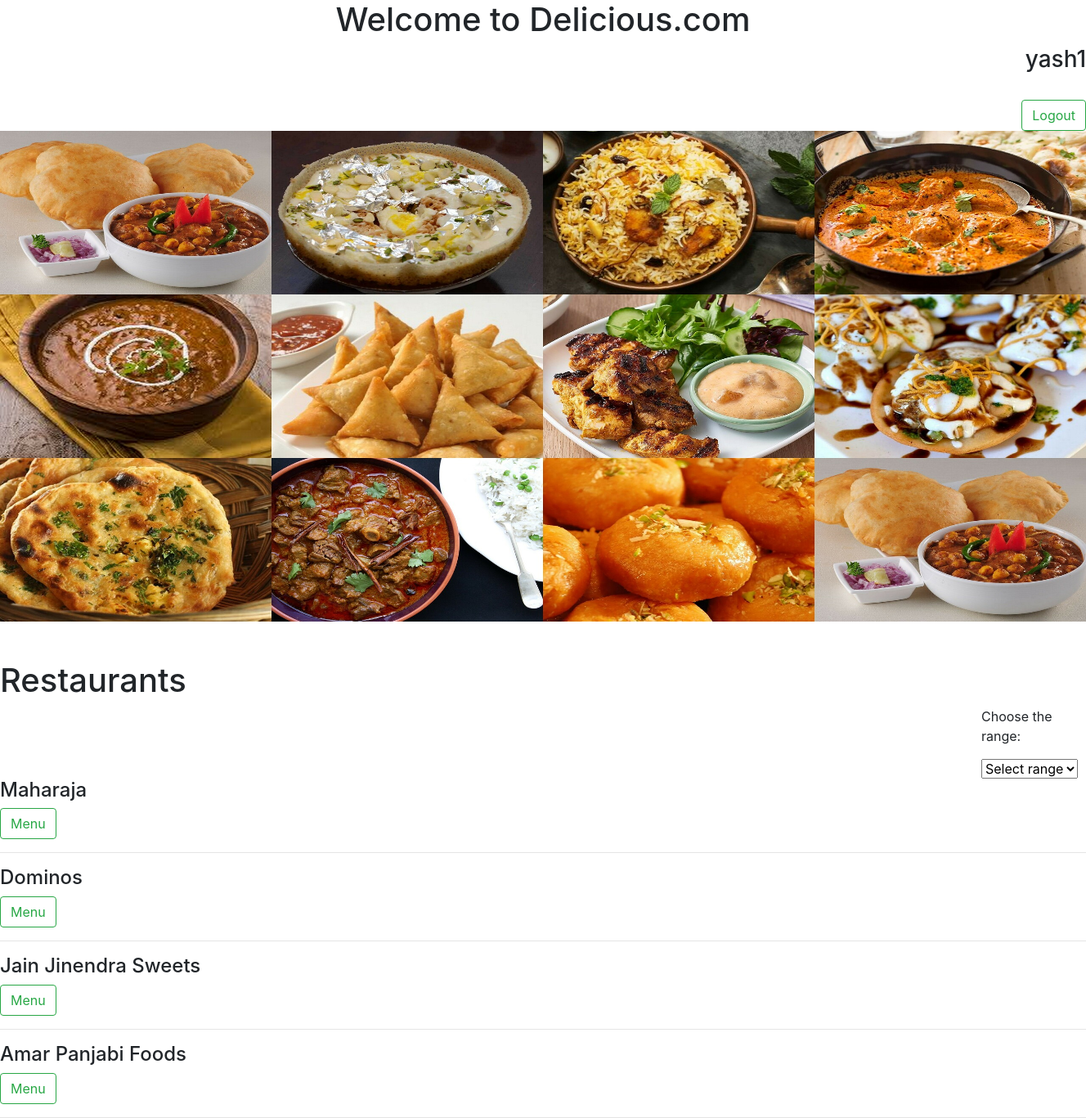
The page /cart_order/ (signed in) on the database its author committed.
### accounts/models.py (models this page shows)
class Customer(models.Model):
	name = models.CharField(max_length = 20)
	password = models.CharField(max_length = 100)
	location = models.TextField(null = False)
	is_login = models.BooleanField(default = False)
	def __str__(self):
		return self.name

### restaurant/models.py (models this page shows, shortened)
class Resturant(models.Model):
  owner=ForeignKey(Owner,on_delete = models.CASCADE)
  name=models.CharField(max_length=20)
  address=models.CharField(max_length=200)
  latitude=models.FloatField()
  longitude=models.FloatField()
  opening_time=models.TimeField()
  closing_time=models.TimeField()
  bill_limit=models.IntegerField()

### customer/views.py (the view)
# urls.py: path('cart_order/',views.cart_order,name="cart_order"),
def cart_order(request):
	order_id=request.session.get("order_id")
	print("order_id",order_id)
	Order.objects.filter(id=order_id).update(complete=True)
	cust_id=request.session.get("cust_id")
	customer = Customer.objects.get(id=cust_id)
	restaurant = Resturant.objects.all()
	data=serializers.serialize("json",restaurant)
	data = dumps(data)
	return render(request,'home.html',{'restaurant' : restaurant,'customer' : customer,'data':data})

### customer/templates/home.html (shortened to what this page needs)
{% extends 'main.html' %}
{% load static %}
{% block content %}
	<section id="home">
		<h1 align="center" class="h-primary">Welcome to Delicious.com</h1>
		{% if customer.is_login %}
			<h3 align="right">{{customer}}</h3><br>
			<div align="right"><form action="{% url 'customer_logout' %}" method="post">
			<button value={{customer.id}} name = 'try' class="btn btn-outline-success add-btn" data-action="add" type="submit">Logout</button>
		</form> </div>
		{% else%}
			<h3 align="right"><button class="btn btn-outline-success add-btn"><a href="{% url 'customer_login' %}">Login</a></button></h3>
			<h3 align="right"><button class="btn btn-outline-success add-btn"><a href="{% url 'customer_signup' %}">Sign_Up</a></button></h3>
		{% endif %}
		<img src="{% static 'bg1.jpg' %}" height = "600px" top = "0px" left = "0px" width = "100%">
    </section>
		<br><br>
	<h1>Restaurants</h1>
	<div style="margin-left:1200px">
		<p>Choose the range:</p>
		<select onchange="setrange()" id="range" placeholder="select a range">
			<option value="" disabled selected>Select range</option>
		</select>
	</div>
	{% for restaur in restaurant %}
			<div id="{{restaur.id}}" >
				<h4>{{restaur.name}}</h4>
				<form action="{% url 'menu' %}" method="post">
					<button value={{restaur.id}} name = 'try' class="btn btn-outline-success add-btn" data-action="add" type="submit">Menu</button>
				</form>
				<hr>
			</div>
	{% endfor %}
{% endblock content %}

### accounts/templates/main.html (style rules this page uses)
body, html { margin: 0; padding: 0; height: 100%; background: white; }

### rows shown on the page
Customer: name "yash1"
Resturant: name "Maharaja", {{ restaur.id }} 1 (drawn)
Resturant: name "Dominos", {{ restaur.id }} 2 (drawn)
Resturant: name "Jain Jinendra Sweets", {{ restaur.id }} 3 (drawn)
Resturant: name "Amar Panjabi Foods", {{ restaur.id }} 4 (drawn)
